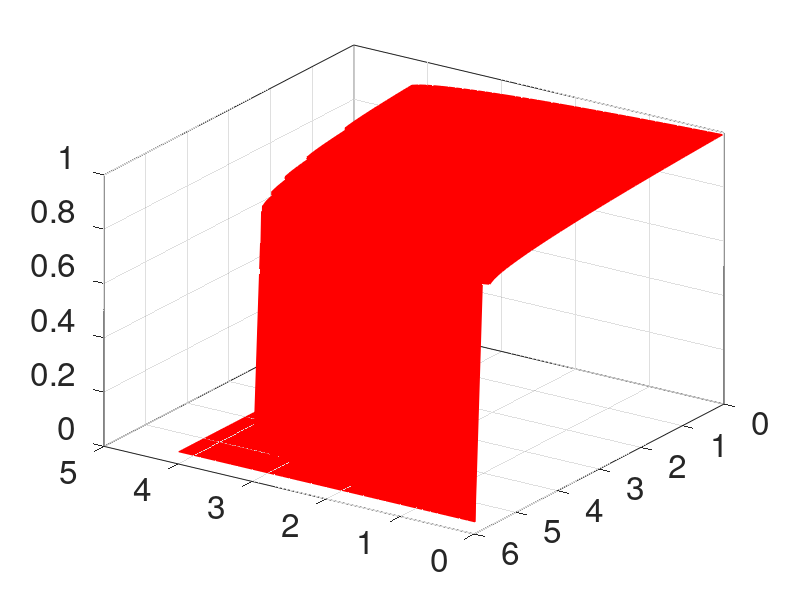

The MATLAB script that drew this image: (Note: this script raises an error after producing the figure.)
function Figure1_f
%% plot figure 1 f

%% these data points are from 4 buses power system
load 4_buses_power
figure1 = figure('color',[1 1 1]);
axes1 = axes('Parent',figure1,'FontSize',24);box(axes1,'on');hold(axes1,'on');
view(axes1,[-146 30]);

y = 0.01:0.1:5.61;x = 0.01:0.1:4.21;
[X,Y] = meshgrid(x,y);
surf(X,Y,hehe,'FaceColor','r','EdgeColor','r')
grid on;

alpha(0.5);
shading interp
xlabel('A_{23}');ylabel('A_{24}');zlabel('x')

xlim([0,4.2])
ylim([0,5.6])